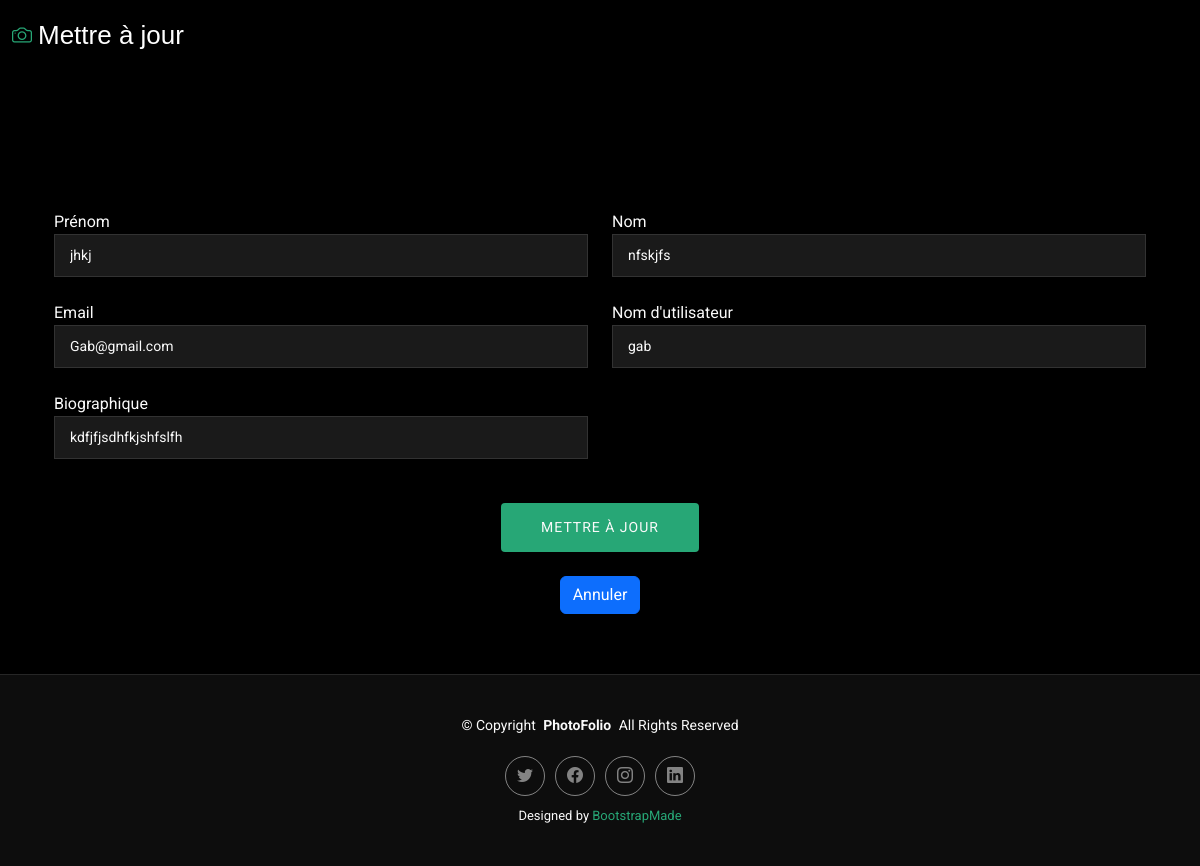
The page /update/2/ (signed in) on the database as committed earlier.
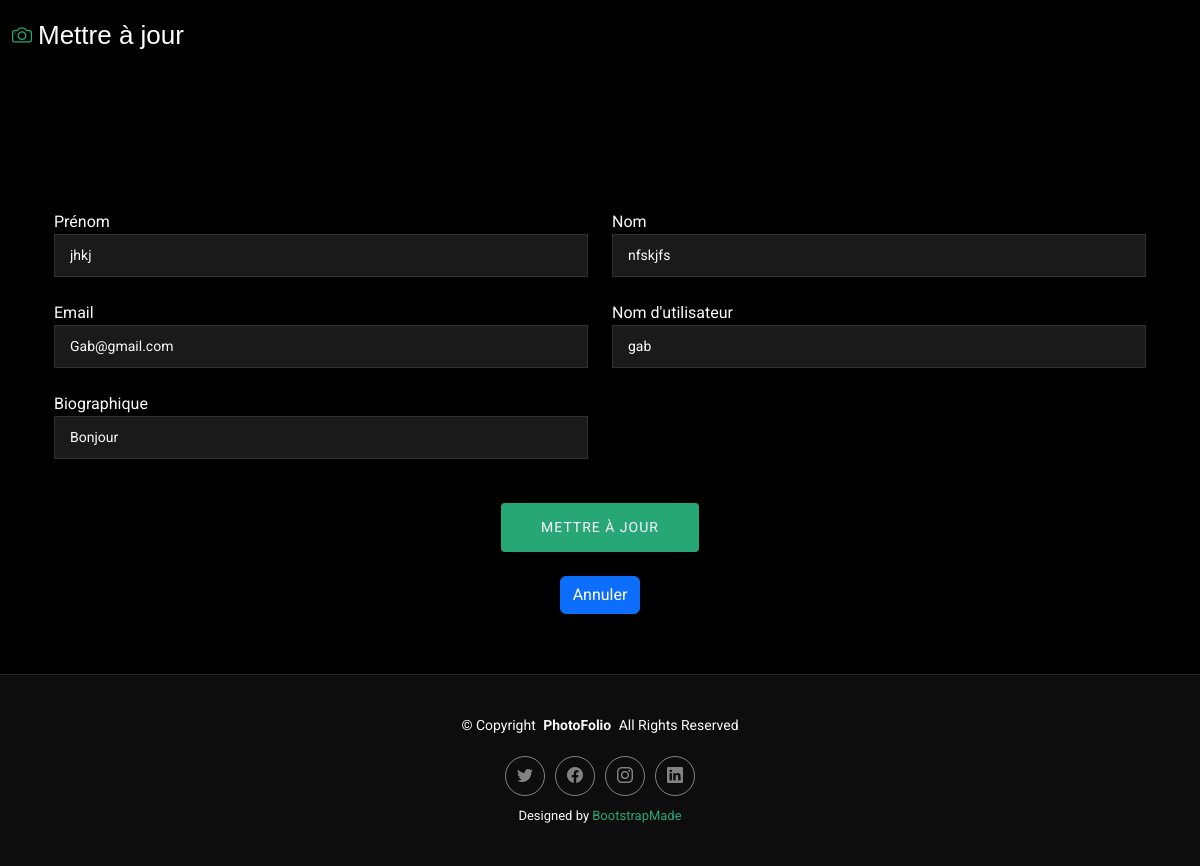
The same page on the database as committed later.
### users/models.py (models this page shows, shortened)
class User(AbstractUser):
    biography = models.TextField(blank=True, null=True,help_text="Une brève biographie ou description")
    first_name = models.CharField(max_length=30, validators=[only_Letters])
    last_name = models.CharField(max_length=30, validators=[only_Letters])
    email = models.EmailField(unique=True,validators=[Email_Valide])
    username = models.CharField(max_length=50, unique=True)
    USERNAME_FIELD="username"
    is_artist = models.BooleanField(default=False, help_text="Indique si l'utilisateur est un artiste")
    class Meta:
        verbose_name = "User"

### users/views.py (the view, shortened to what this page needs)
# urls.py: path('update/<int:pk>/', UserUpdateView.as_view(), name='user_update'),
class UserUpdateView(LoginRequiredMixin,UpdateView):
    model = User
    form_class = CustomUserChangeForm
    template_name = 'update.html'
    success_url = reverse_lazy('user_details')
    def get_object(self, queryset=None):
        return self.request.user

### users/forms.py (shortened to what this page needs)
class CustomUserChangeForm(UserChangeForm):
    class Meta:
        model = User
        fields = ['first_name', 'last_name', 'email', 'username','biography']

### users/templates/update.html (shortened to what this page needs)
{% load static %}
<!DOCTYPE html>
<html lang="fr">
<head>
  <link href="{% static 'assets/vendor/bootstrap/css/bootstrap.min.css' %}" rel="stylesheet">
  <link href="{% static 'assets/vendor/bootstrap-icons/bootstrap-icons.css' %}" rel="stylesheet">
  <link href="{% static 'assets/vendor/aos/aos.css' %}" rel="stylesheet">
  <link href="{% static 'assets/vendor/glightbox/css/glightbox.min.css' %}" rel="stylesheet">
  <link href="{% static 'assets/vendor/swiper/swiper-bundle.min.css' %}" rel="stylesheet">
  <link href="{% static 'assets/css/main.css' %}" rel="stylesheet">
</head>
<body class="index-page">
  <header id="header" class="header d-flex align-items-center sticky-top">
    <div class="container-fluid position-relative d-flex align-items-center justify-content-between">
        <a href="{% url 'list_arts' %}" class="logo d-flex align-items-center me-auto me-xl-0">
            <i class="bi bi-camera"></i>
            <h1 class="sitename">Mettre à jour</h1>
        </a>
    </div>
  </header>
  <main class="main">
    <div class="container mt-5">
      <section id="contact" class="contact section">
        <div class="container aos-init aos-animate" data-aos="fade-up" data-aos-delay="100">
          <div class="info-wrap aos-init aos-animate" data-aos="fade-up" data-aos-delay="200">
            <div class="row gy-5">
            </div>
          </div>
          <form method="post" class="php-email-form aos-init aos-animate" data-aos="fade-up" data-aos-delay="300">
            <div class="row gy-4">
              <div class="col-md-6">
                <label for="first_name">Prénom</label>
                <input type="text" name="first_name" class="form-control" placeholder="Prénom" value="{{ form.first_name.value }}">
              </div>
              <div class="col-md-6">
                <label for="last_name">Nom</label>
                <input type="text" name="last_name" class="form-control" placeholder="Nom" value="{{ form.last_name.value }}">
              </div>
              <div class="col-md-6">
                <label for="email">Email</label>
                <input type="email" name="email" class="form-control" placeholder="Email" value="{{ form.email.value }}">
              </div>
              <div class="col-md-6">
                <label for="username">Nom d'utilisateur</label>
                <input type="text" name="username" class="form-control" placeholder="Nom d'utilisateur" value="{{ form.username.value }}">
              </div>
              <div class="col-md-6">
                <label for="biography">Biographique</label>
                <input type="text" name="biography" class="form-control" placeholder="Biographique" value="{{ form.biography.value }}">
              </div>
              <div class="col-md-12 text-center">
                <button type="submit" class="btn btn-primary">Mettre à jour</button>
            </div>
            <div class="col-md-12 text-center">
              {% url 'user_details' user.pk as cancel_url %}
              <button type="button" class="btn btn-primary" onclick="window.location.href='{{ cancel_url }}'">Annuler</button>
          </div>
          </form>
        </div>
      </section>
    </div>
  </main>
  <footer id="footer" class="footer">
    <div class="container">
      <div class="copyright text-center">
        <p>© <span>Copyright</span> <strong class="px-1 sitename">PhotoFolio</strong> <span>All Rights Reserved</span></p>
      </div>
      <div class="social-links d-flex justify-content-center">
        <a href="#"><i class="bi bi-twitter"></i></a>
        <a href="#"><i class="bi bi-facebook"></i></a>
        <a href="#"><i class="bi bi-instagram"></i></a>
        <a href="#"><i class="bi bi-linkedin"></i></a>
      </div>
      <div class="credits">
        Designed by <a href="https://bootstrapmade.com/">BootstrapMade</a>
      </div>
    </div>
  </footer>
</body>
</html>

Rows that differ between the two databases and show on the page:
changed User "jhkj": biography "kdfjfjsdhfkjshfslfh" → "Bonjour"
